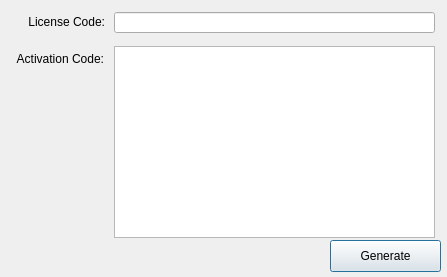
<?xml version="1.0" encoding="UTF-8"?>
<ui version="4.0">
 <class>ETEdrawKeygenDialog</class>
 <widget class="QDialog" name="ETEdrawKeygenDialog">
  <property name="geometry">
   <rect>
    <x>0</x>
    <y>0</y>
    <width>447</width>
    <height>277</height>
   </rect>
  </property>
  <property name="windowTitle">
   <string>Edraw Max Keygen</string>
  </property>
  <property name="windowIcon">
   <iconset>
    <normaloff>app.icns</normaloff>app.icns</iconset>
  </property>
  <widget class="QLabel" name="label_2">
   <property name="geometry">
    <rect>
     <x>14</x>
     <y>14</y>
     <width>91</width>
     <height>16</height>
    </rect>
   </property>
   <property name="minimumSize">
    <size>
     <width>91</width>
     <height>0</height>
    </size>
   </property>
   <property name="text">
    <string>License Code:</string>
   </property>
   <property name="textFormat">
    <enum>Qt::AutoText</enum>
   </property>
   <property name="alignment">
    <set>Qt::AlignRight|Qt::AlignTrailing|Qt::AlignVCenter</set>
   </property>
  </widget>
  <widget class="QLabel" name="label_3">
   <property name="geometry">
    <rect>
     <x>4</x>
     <y>51</y>
     <width>100</width>
     <height>16</height>
    </rect>
   </property>
   <property name="minimumSize">
    <size>
     <width>60</width>
     <height>0</height>
    </size>
   </property>
   <property name="text">
    <string>Activation Code:</string>
   </property>
   <property name="alignment">
    <set>Qt::AlignRight|Qt::AlignTrailing|Qt::AlignVCenter</set>
   </property>
  </widget>
  <widget class="QLineEdit" name="editLicenseCode">
   <property name="geometry">
    <rect>
     <x>114</x>
     <y>12</y>
     <width>321</width>
     <height>21</height>
    </rect>
   </property>
   <property name="readOnly">
    <bool>true</bool>
   </property>
  </widget>
  <widget class="QTextEdit" name="editActivationCode">
   <property name="geometry">
    <rect>
     <x>114</x>
     <y>46</y>
     <width>321</width>
     <height>192</height>
    </rect>
   </property>
   <property name="lineWrapColumnOrWidth">
    <number>5</number>
   </property>
   <property name="readOnly">
    <bool>true</bool>
   </property>
  </widget>
  <widget class="QPushButton" name="btnKeygen">
   <property name="geometry">
    <rect>
     <x>330</x>
     <y>240</y>
     <width>111</width>
     <height>32</height>
    </rect>
   </property>
   <property name="text">
    <string>Generate</string>
   </property>
  </widget>
 </widget>
 <layoutdefault spacing="6" margin="11"/>
 <resources/>
 <connections/>
</ui>
